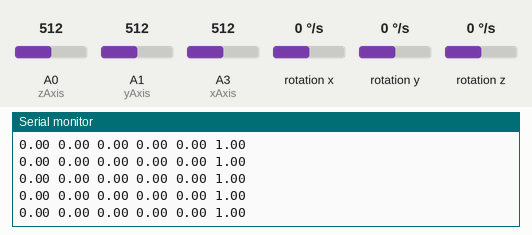
The sketch below on a simulated Arduino Uno, built with avr-gcc and run on an emulated ATmega328P. On the bench: the last lines printed to the serial monitor. Wiring (inferred from the names in the program): L3G4200D gyroscope at I2C address 0x69. The inputs (shaded band) are chosen by the test bench; at power-on: rotation x 0 °/s, A0 (zAxis) = 512, rotation z 0 °/s, A1 (yAxis) = 512, rotation y 0 °/s, A3 (xAxis) = 512.

Above: at 2.9 s.
3.0 s: rotation x set to 100 °/s
At 3.5 s:
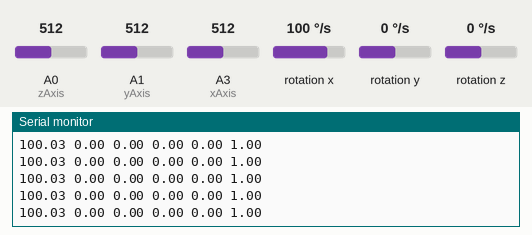
6.0 s: A0 (zAxis) set to 716
At 7.0 s:
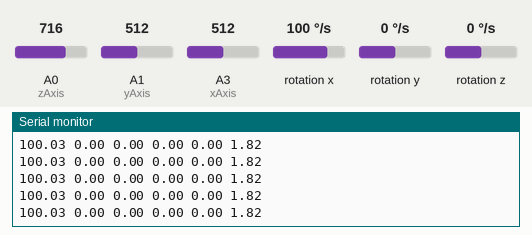
9.0 s: rotation z set to -192 °/s
At 9.9 s:
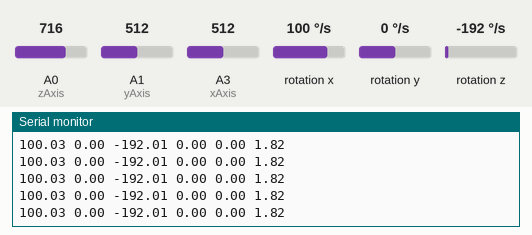
12.0 s: A1 (yAxis) set to 716
At 12.8 s:
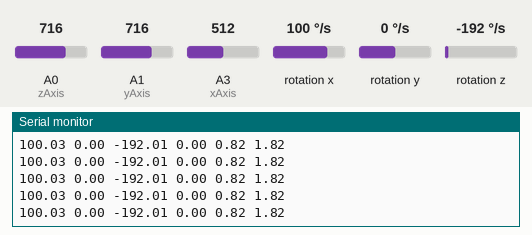
15.0 s: rotation y set to 100 °/s
At 15.5 s:
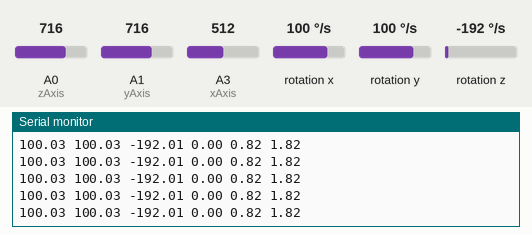

Measured:
- after the input at 3.0 s, the serial monitor: prints a new line at once (image 1)
- after the input at 6.0 s, the serial monitor: prints a new line at once (image 2)
- after the input at 9.0 s, the serial monitor: prints a new line at once (image 3)
- after the input at 12.0 s, the serial monitor: prints a new line at once (image 4)
- after the input at 15.0 s, the serial monitor: prints a new line at once (image 5)

The sketch:

Init.ino
```cpp
//Arduino 1.0+ only

#include <Wire.h>

#define CTRL_REG1 0x20
#define CTRL_REG2 0x21
#define CTRL_REG3 0x22
#define CTRL_REG4 0x23
#define CTRL_REG5 0x24

int L3G4200D_Address = 105; //I2C address of the L3G4200D
int sensitivity;
int xx;
int yy;
int zz;

#define xAxis 3
#define yAxis 1
#define zAxis 0

float x;
float y;
float z;

float xOff=0.00f;
float yOff=0.00f;
float zOff=0.00f;

float xaOffset=0;
float yaOffset=0;
float zaOffset=0;

float xaRaw=0;
float yaRaw=0;
float zaRaw=0;

void getGyroValues(){

  byte xMSB = readRegister(L3G4200D_Address, 0x29);
  byte xLSB = readRegister(L3G4200D_Address, 0x28);
  xx = ((xMSB << 8) | xLSB);
  x = xx*getScale();
  byte yMSB = readRegister(L3G4200D_Address, 0x2B);
  byte yLSB = readRegister(L3G4200D_Address, 0x2A);
  yy = ((yMSB << 8) | yLSB);
  y = yy*getScale();
  byte zMSB = readRegister(L3G4200D_Address, 0x2D);
  byte zLSB = readRegister(L3G4200D_Address, 0x2C);
  zz = ((zMSB << 8) | zLSB);
  z = zz*getScale();
}

float getScale()
{
  if(sensitivity==2000)
    return 0.07f;
  else if(sensitivity==500)
    return 0.0175f;
  else if(sensitivity==250)
    return 0.00875f;
}

void getOffset() {
  for(int i=0; i<60; i++) {
    getGyroValues();
    xOff+=x;
    yOff+=y;
    zOff+=z;
  }
  xOff/=60;
  yOff/=60;
  zOff/=60;
}
int setupL3G4200D(int scale){

  sensitivity = scale;
  //From  Jim Lindblom of Sparkfun's code
  // Enable x, y, z and turn off power down:
  writeRegister(L3G4200D_Address, CTRL_REG1, 0b11001111);

  // If you'd like to adjust/use the HPF, you can edit the line below to configure CTRL_REG2:
  writeRegister(L3G4200D_Address, CTRL_REG2, 0b00000000);

  // Configure CTRL_REG3 to generate data ready interrupt on INT2
  // No interrupts used on INT1, if you'd like to configure INT1
  // or INT2 otherwise, consult the datasheet:
  writeRegister(L3G4200D_Address, CTRL_REG3, 0b00001000);

  // CTRL_REG4 controls the full-scale range, among other things:

  if(scale == 250){
    writeRegister(L3G4200D_Address, CTRL_REG4, 0b00000000);
  }
  else if(scale == 500){
    writeRegister(L3G4200D_Address, CTRL_REG4, 0b00010000);
  }
  else{
    writeRegister(L3G4200D_Address, CTRL_REG4, 0b00110000);
  }

  // CTRL_REG5 controls high-pass filtering of outputs, use it
  // if you'd like:
//  Serial.print("AA");
  writeRegister(L3G4200D_Address, CTRL_REG5, 0b00000000);
}

void writeRegister(int deviceAddress, byte address, byte val) {
  Wire.beginTransmission(deviceAddress); // start transmission to device
  Wire.write(address);       // send register address
  Wire.write(val);         // send value to write
  Wire.endTransmission();     // end transmission
}

int readRegister(int deviceAddress, byte address){

  int v;
  Wire.beginTransmission(deviceAddress);
  Wire.write(address); // register to read
  Wire.endTransmission();

  Wire.requestFrom(deviceAddress, 1); // read a byte

  while(!Wire.available()) {
    // waiting
  }

  v = Wire.read();
  return v;
}
void getAccOffset()
{
  for (int i=1; i <= 60; i++){
    xaOffset += analogRead(3);
    yaOffset += analogRead(1);
    zaOffset += analogRead(0);
  }
  xaOffset /=60;
  yaOffset /=60;
  zaOffset /=60;
}
```

Main.ino
```cpp
#include <Wire.h>
void setup(){

//  analogWrite(6,182);
  Wire.begin();
  Serial.begin(115200);
//  Serial.println("starting up L3G4200D");
  setupL3G4200D(2000); // Configure L3G4200  - 250, 500 or 2000 deg/sec
  getOffset();
  getAccOffset();
  Serial.println("Echo");
  delay(1500); //wait for the sensor to be ready
}
void loop(){

    getGyroValues();  // This will update x, y, and z with new values

    xaRaw=(analogRead(xAxis)-xaOffset)*3.3 / (1023.0*0.8);
    yaRaw=(analogRead(yAxis)-yaOffset)*3.3 / (1023.0*0.8);
    zaRaw=(analogRead(zAxis)-zaOffset)*3.3 / (1023.0*0.8)+1;

    Serial.print(x - xOff);
    Serial.print(" ");
    Serial.print(y - yOff);
    Serial.print(" ");
    Serial.print(z - zOff);
    Serial.print(" ");
    Serial.print(xaRaw);
    Serial.print(" ");
    Serial.print(yaRaw);
    Serial.print(" ");
    Serial.print(zaRaw);
    Serial.println(" ");
//    delayMicroseconds(50); //Just here to slow down the serial to make it more readable
}
```
